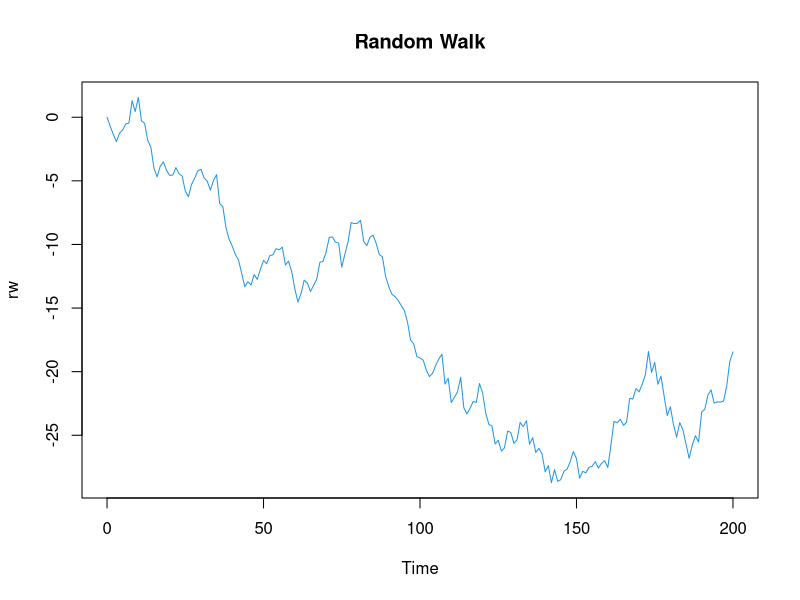
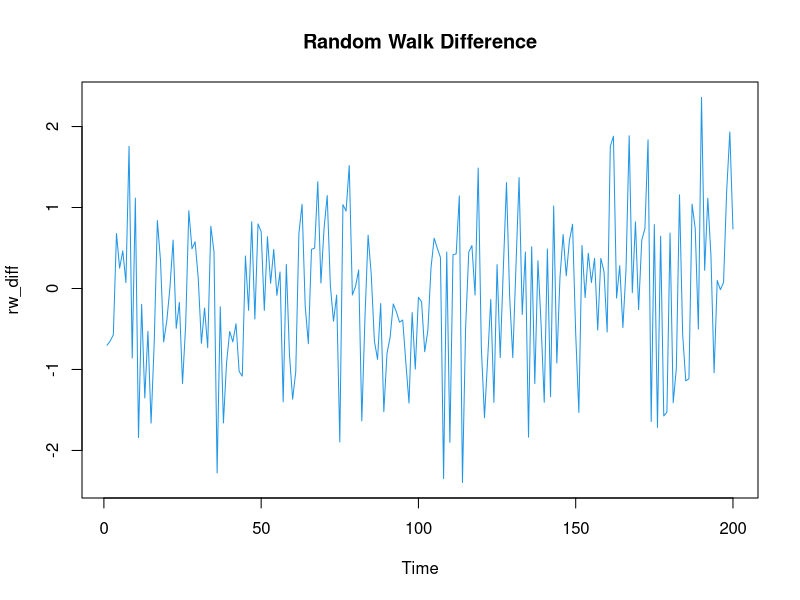
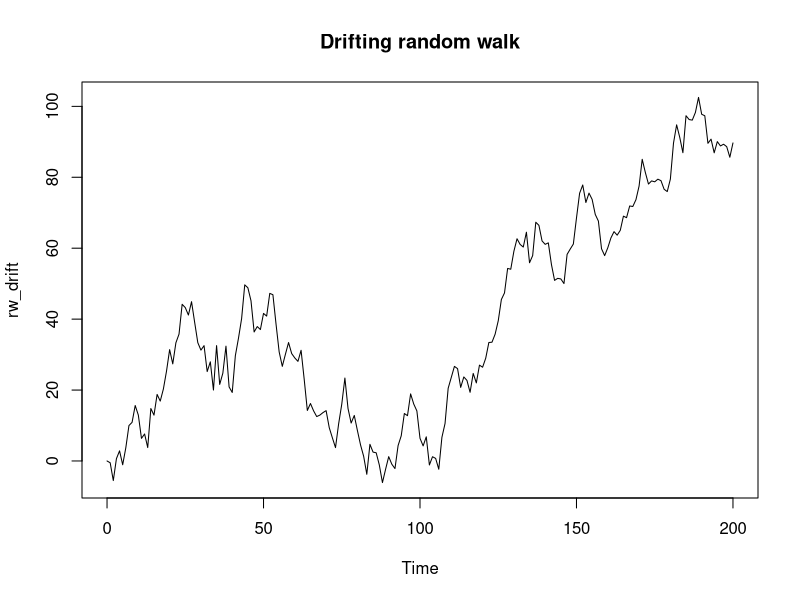
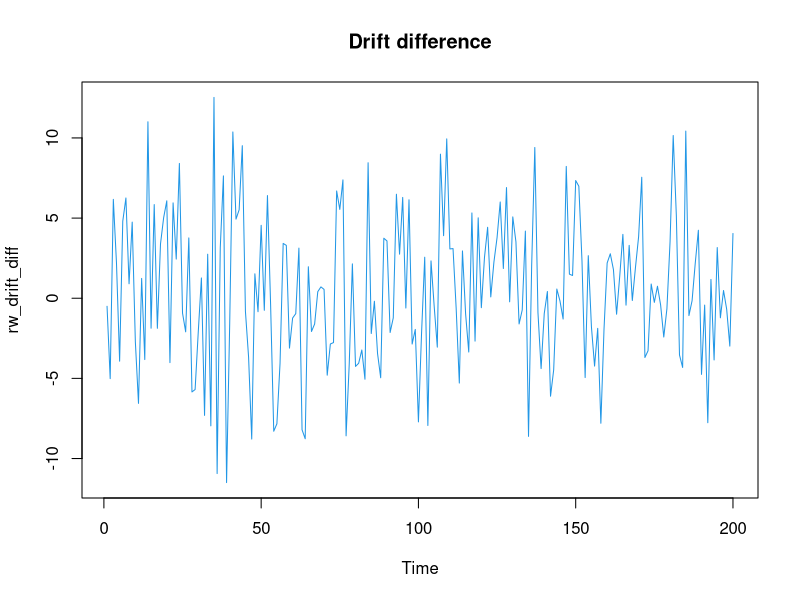
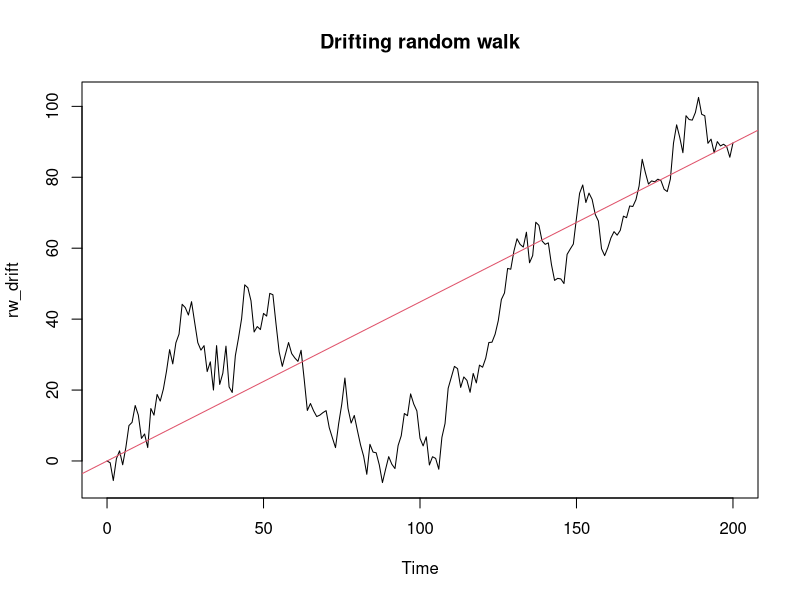

Write the R code that produced these figures, in order. (Note: a time limit stopped this script after it produced the figures.)
# Common random walk
rw <- arima.sim(model = list(order = c(0,1,0)), n=200)
plot.ts(rw, main="Random Walk", col=4)

rw_diff <- diff(rw)
plot(rw_diff, col=4, main="Random Walk Difference")

# mean & standard deviation
sd(rw_diff)
mean(rw_diff)

# Drifting random walk
rw_drift <- arima.sim(model = list(order = c(0,1,0)), n=200, mean=1, sd=5)
x11()
plot.ts(rw_drift, main = "Drifting random walk")

# Drift difference
rw_drift_diff <- diff(rw_drift)
x11()
plot.ts(rw_drift_diff, col=4, main="Drift difference")

# Differencing
wn_model <- arima(rw_drift_diff, order = c(0,0,0))
print(wn_model)

# Estimated trend
x11()
plot.ts(rw_drift, main = "Drifting random walk")
abline(0, wn_model$coef, col=2)

Sys.sleep(999)
